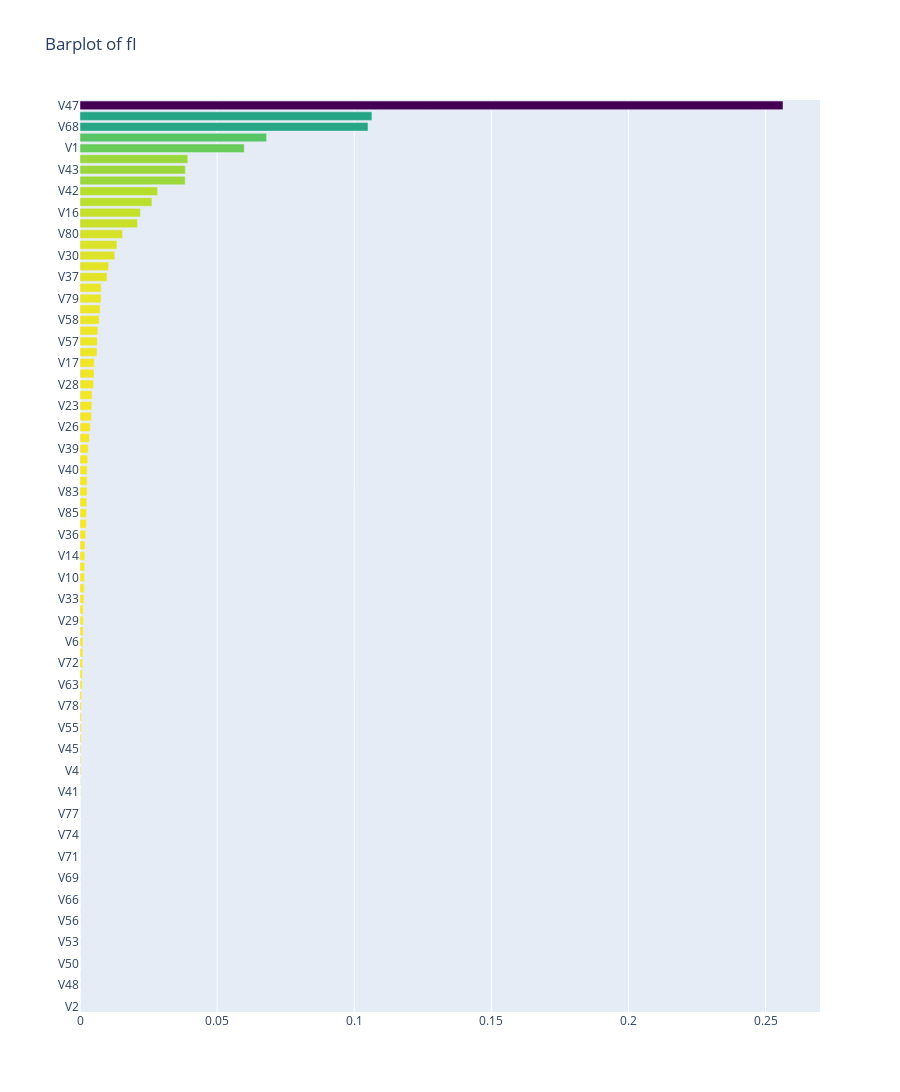

Source (notebook cell):
### Code cell
x,y=(list(x) for x in zip(*sorted(zip(rf.feature_importances_,feature)
                                   ,reverse=False)))

trace2 = go.Bar(
    x=x,
    y=y,
    marker=dict(
          color=x,
           colorscale='Viridis',
          reversescale= True),
    name='RF feature imp',
    orientation='h'
)

layout=dict(
      title='Barplot of fI',
    width=900, height=2000,
     yaxis=dict(
          showgrid=False,
           showline=False,
          showticklabels=True))
data=[trace2]

fig1=go.Figure(data=data)
fig1['layout'].update(layout)
py.iplot(fig1,filename='bars')
